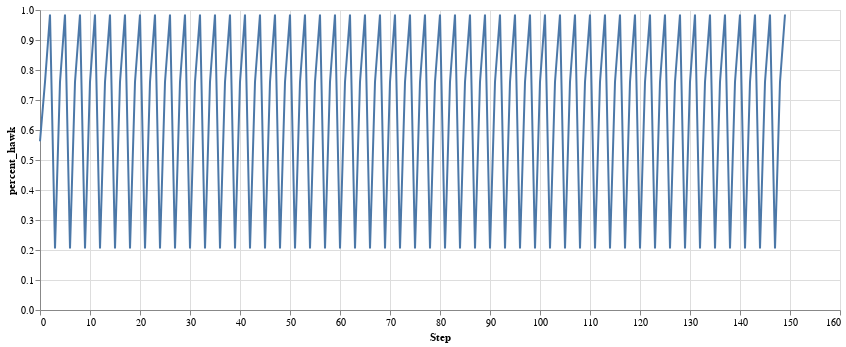

Source (notebook cell):
### Code cell
run_zero_chart = alt.Chart(runzero[runzero.Step < 150]).mark_line().encode(
    x='Step', # alt.X('Step', scale=alt.Scale(domain=[0, 1])),
    y='percent_hawk',
    # color='agent_risk_level:N',
).properties(
    width=800,
    height=300
)
run_zero_chart

### Figure 1 — Vega-Lite specification as saved in the notebook (floating-point values rounded to 4 significant figures; data arrays with more than 128 entries replaced by an {"elided": "..."} marker saying what was removed)
{"config": {"view": {"continuousWidth": 300, "continuousHeight": 300}}, "data": {"name": "data-392976e8ba0565f04581d9b700ffb03c"}, "mark": {"type": "line"}, "encoding": {"x": {"field": "Step", "type": "quantitative"}, "y": {"field": "percent_hawk", "type": "quantitative"}}, "height": 300, "width": 800, "$schema": "https://vega.github.io/schema/vega-lite/v5.14.1.json", "datasets": {"data-392976e8ba0565f04581d9b700ffb03c": {"elided": "150 records"}}}
